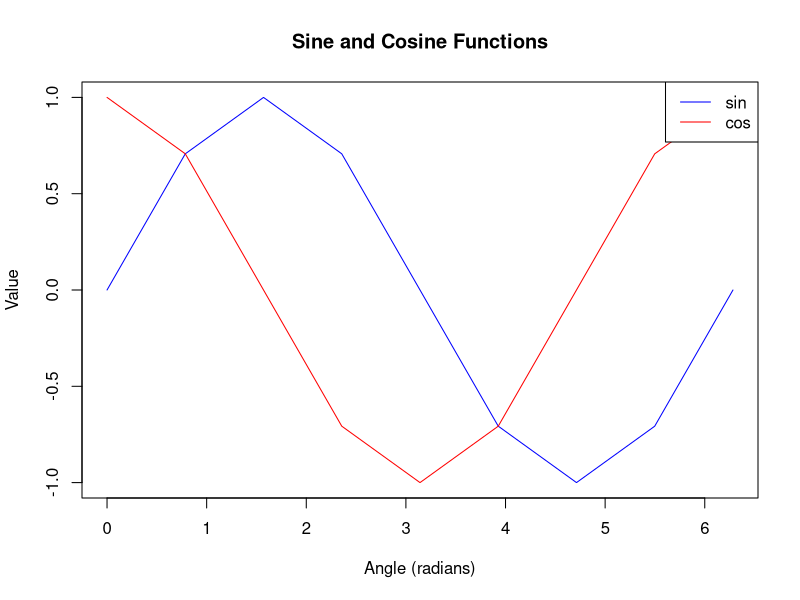
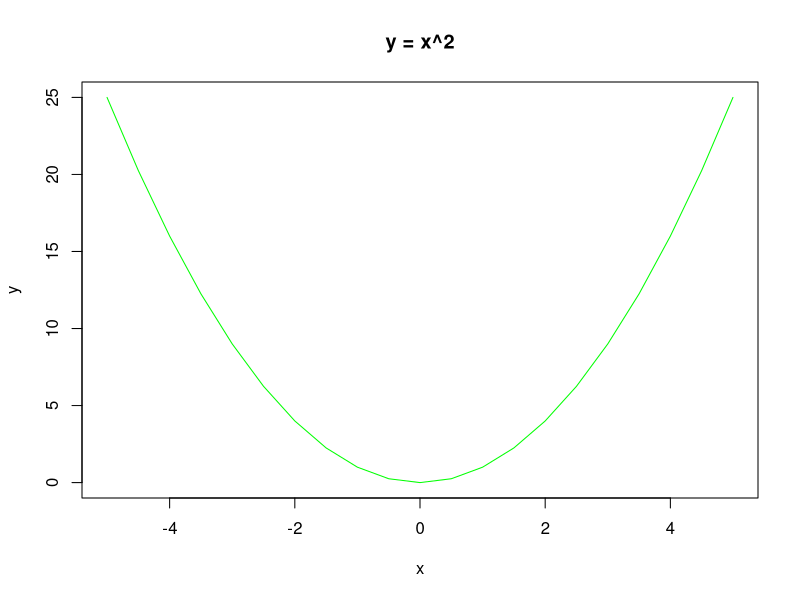
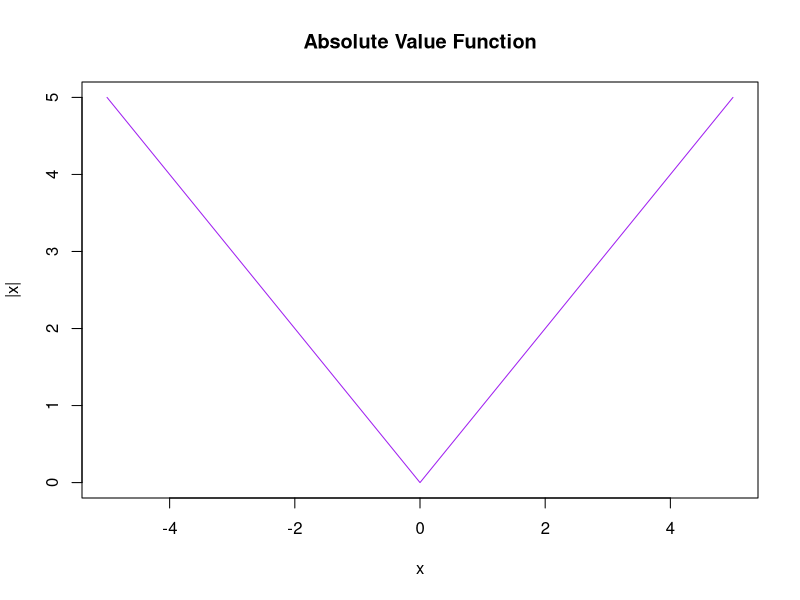

These charts were generated, in order, by the following R code:
## ---- chunk 1
knitr::opts_chunk$set(echo = TRUE)
## ---- chunk 2
angles <- seq(0, 2*pi, by = pi/4)
sin_values <- sin(angles)
cos_values <- cos(angles)

data.frame(Angle = angles, Sine = sin_values, Cosine = cos_values)
## ---- chunk 3
plot(angles, sin_values, type = "l", col = "blue", ylim = c(-1, 1),
     xlab = "Angle (radians)", ylab = "Value", main = "Sine and Cosine Functions")
lines(angles, cos_values, col = "red")
legend("topright", legend = c("sin", "cos"), col = c("blue", "red"), lty = 1)
## ---- chunk 4
x <- seq(-5, 5, by = 0.5)
y <- x^2

data.frame(X = x, X_squared = y)
## ---- chunk 5
plot(x, y, type = "l", col = "green",
     xlab = "x", ylab = "y", main = "y = x^2")
## ---- chunk 6
x <- seq(-5, 5, by = 1)
abs_x <- abs(x)

data.frame(X = x, Absolute_Value = abs_x)
## ---- chunk 7
plot(x, abs_x, type = "l", col = "purple",
     xlab = "x", ylab = "|x|", main = "Absolute Value Function")
